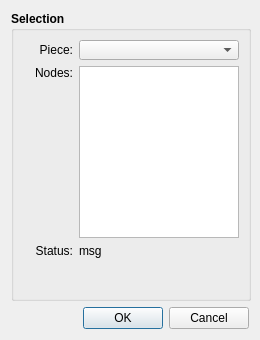
<?xml version="1.0" encoding="UTF-8"?>
<ui version="4.0">
 <class>InsertNodesDialog</class>
 <widget class="QDialog" name="InsertNodesDialog">
  <property name="geometry">
   <rect>
    <x>0</x>
    <y>0</y>
    <width>260</width>
    <height>340</height>
   </rect>
  </property>
  <property name="minimumSize">
   <size>
    <width>260</width>
    <height>340</height>
   </size>
  </property>
  <property name="windowTitle">
   <string>Insert nodes</string>
  </property>
  <property name="windowIcon">
   <iconset resource="../../../vmisc/share/resources/icon.qrc">
    <normaloff>:/icon/64x64/icon64x64.png</normaloff>:/icon/64x64/icon64x64.png</iconset>
  </property>
  <layout class="QVBoxLayout" name="verticalLayout_2">
   <item>
    <widget class="QGroupBox" name="selection_GroupBox">
     <property name="minimumSize">
      <size>
       <width>240</width>
       <height>240</height>
      </size>
     </property>
     <property name="font">
      <font>
       <pointsize>9</pointsize>
       <weight>75</weight>
       <bold>true</bold>
      </font>
     </property>
     <property name="title">
      <string>Selection</string>
     </property>
     <layout class="QVBoxLayout" name="verticalLayout">
      <item>
       <layout class="QHBoxLayout" name="horizontalLayout">
        <item>
         <widget class="QLabel" name="piece_Label">
          <property name="minimumSize">
           <size>
            <width>50</width>
            <height>20</height>
           </size>
          </property>
          <property name="font">
           <font>
            <pointsize>9</pointsize>
            <weight>50</weight>
            <bold>false</bold>
           </font>
          </property>
          <property name="text">
           <string>Piece:</string>
          </property>
          <property name="alignment">
           <set>Qt::AlignRight|Qt::AlignTrailing|Qt::AlignVCenter</set>
          </property>
         </widget>
        </item>
        <item>
         <widget class="QComboBox" name="piece_ComboBox">
          <property name="sizePolicy">
           <sizepolicy hsizetype="Expanding" vsizetype="Fixed">
            <horstretch>0</horstretch>
            <verstretch>0</verstretch>
           </sizepolicy>
          </property>
          <property name="minimumSize">
           <size>
            <width>160</width>
            <height>20</height>
           </size>
          </property>
          <property name="font">
           <font>
            <pointsize>9</pointsize>
            <weight>50</weight>
            <bold>false</bold>
           </font>
          </property>
         </widget>
        </item>
       </layout>
      </item>
      <item>
       <layout class="QHBoxLayout" name="horizontalLayout_2">
        <item>
         <widget class="QLabel" name="nodes_Label">
          <property name="minimumSize">
           <size>
            <width>50</width>
            <height>0</height>
           </size>
          </property>
          <property name="font">
           <font>
            <pointsize>9</pointsize>
            <weight>50</weight>
            <bold>false</bold>
           </font>
          </property>
          <property name="text">
           <string>Nodes:</string>
          </property>
          <property name="alignment">
           <set>Qt::AlignRight|Qt::AlignTop|Qt::AlignTrailing</set>
          </property>
         </widget>
        </item>
        <item>
         <widget class="QListWidget" name="nodes_ListWidget">
          <property name="minimumSize">
           <size>
            <width>160</width>
            <height>0</height>
           </size>
          </property>
          <property name="maximumSize">
           <size>
            <width>16777215</width>
            <height>16777215</height>
           </size>
          </property>
          <property name="font">
           <font>
            <pointsize>9</pointsize>
            <weight>50</weight>
            <bold>false</bold>
           </font>
          </property>
          <property name="contextMenuPolicy">
           <enum>Qt::CustomContextMenu</enum>
          </property>
         </widget>
        </item>
       </layout>
      </item>
      <item>
       <layout class="QHBoxLayout" name="horizontalLayout_3">
        <item>
         <widget class="QLabel" name="status_Label">
          <property name="minimumSize">
           <size>
            <width>50</width>
            <height>20</height>
           </size>
          </property>
          <property name="font">
           <font>
            <pointsize>9</pointsize>
            <weight>50</weight>
            <bold>false</bold>
           </font>
          </property>
          <property name="text">
           <string>Status:</string>
          </property>
          <property name="alignment">
           <set>Qt::AlignRight|Qt::AlignTop|Qt::AlignTrailing</set>
          </property>
         </widget>
        </item>
        <item>
         <widget class="QLabel" name="statusMsg_Label">
          <property name="sizePolicy">
           <sizepolicy hsizetype="Expanding" vsizetype="Preferred">
            <horstretch>0</horstretch>
            <verstretch>0</verstretch>
           </sizepolicy>
          </property>
          <property name="minimumSize">
           <size>
            <width>160</width>
            <height>45</height>
           </size>
          </property>
          <property name="font">
           <font>
            <pointsize>9</pointsize>
            <weight>50</weight>
            <bold>false</bold>
           </font>
          </property>
          <property name="text">
           <string>msg</string>
          </property>
          <property name="alignment">
           <set>Qt::AlignLeading|Qt::AlignLeft|Qt::AlignTop</set>
          </property>
          <property name="wordWrap">
           <bool>true</bool>
          </property>
         </widget>
        </item>
       </layout>
      </item>
     </layout>
    </widget>
   </item>
   <item>
    <widget class="QDialogButtonBox" name="buttonBox">
     <property name="minimumSize">
      <size>
       <width>230</width>
       <height>0</height>
      </size>
     </property>
     <property name="font">
      <font>
       <pointsize>9</pointsize>
      </font>
     </property>
     <property name="orientation">
      <enum>Qt::Horizontal</enum>
     </property>
     <property name="standardButtons">
      <set>QDialogButtonBox::Cancel|QDialogButtonBox::Ok</set>
     </property>
    </widget>
   </item>
  </layout>
 </widget>
 <resources>
  <include location="../../../vmisc/share/resources/icon.qrc"/>
 </resources>
 <connections>
  <connection>
   <sender>buttonBox</sender>
   <signal>accepted()</signal>
   <receiver>InsertNodesDialog</receiver>
   <slot>accept()</slot>
   <hints>
    <hint type="sourcelabel">
     <x>248</x>
     <y>254</y>
    </hint>
    <hint type="destinationlabel">
     <x>157</x>
     <y>274</y>
    </hint>
   </hints>
  </connection>
  <connection>
   <sender>buttonBox</sender>
   <signal>rejected()</signal>
   <receiver>InsertNodesDialog</receiver>
   <slot>reject()</slot>
   <hints>
    <hint type="sourcelabel">
     <x>316</x>
     <y>260</y>
    </hint>
    <hint type="destinationlabel">
     <x>286</x>
     <y>274</y>
    </hint>
   </hints>
  </connection>
 </connections>
</ui>
